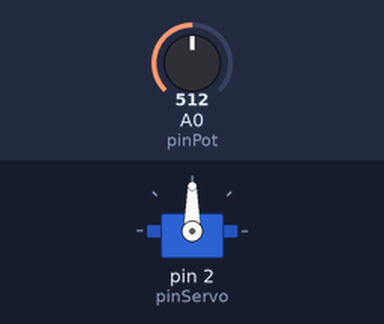
Bench run of a sketch on a simulated Arduino Uno, built with avr-gcc and run on an emulated ATmega328P. On the bench: servo. The test bench sets the inputs (shaded band); at power-on: A0 (pinPot) = 512.

Above: at 1.2 s.
1.3 s: A0 (pinPot) set to 660
At 1.7 s:
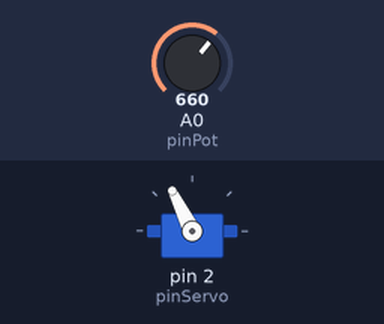
2.8 s: A0 (pinPot) set to 716
At 3.9 s:
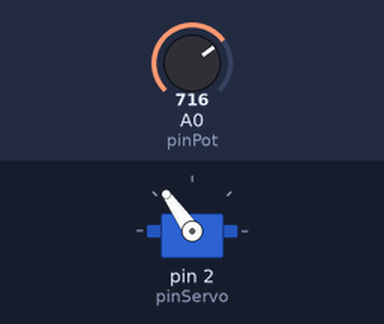
4.3 s: A0 (pinPot) set to 900
At 4.9 s:
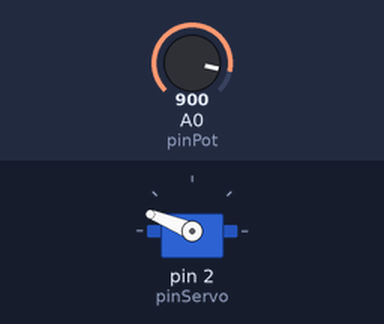
5.8 s: A0 (pinPot) set to 1023
At 7.0 s:
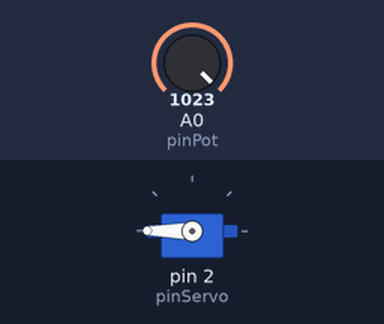
7.3 s: A0 (pinPot) set to 306
At 8.1 s:
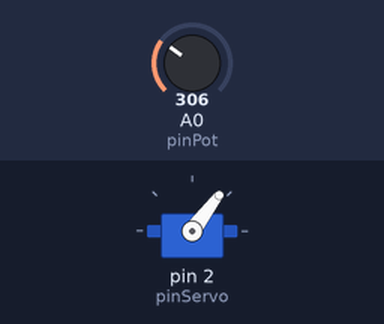
Timing chart, 0 to 9.8 s (numbered marks = the images above; inputs shaded):
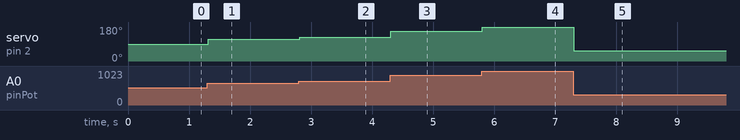

Measured:
- after the input at 1.3 s, servo on pin 2 (pinServo): 90° → 116° at once
- after the input at 2.8 s, servo on pin 2 (pinServo): 116° → 125° at once
- after the input at 4.3 s, servo on pin 2 (pinServo): 125° → 158° at once
- after the input at 5.8 s, servo on pin 2 (pinServo): 158° → 180° at once
- after the input at 7.3 s, servo on pin 2 (pinServo): 180° → 53° at once

The sketch:

ServoMotor_Controled_with_Potenciometer.ino
```cpp
#include <Servo.h>

Servo miServo;

const int pinPot=0;
const int pinServo=2;
const int pulsoMin = 650;
const int pulsoMax=2550;

int valor;
int angulo;
void setup() {
miServo.attach(pinServo, pulsoMin,pulsoMax);
}
void loop() {
valor=analogRead(pinPot);
angulo=map(valor, 0, 1023,0,180);
miServo.write(angulo);
delay(20);

}
```
